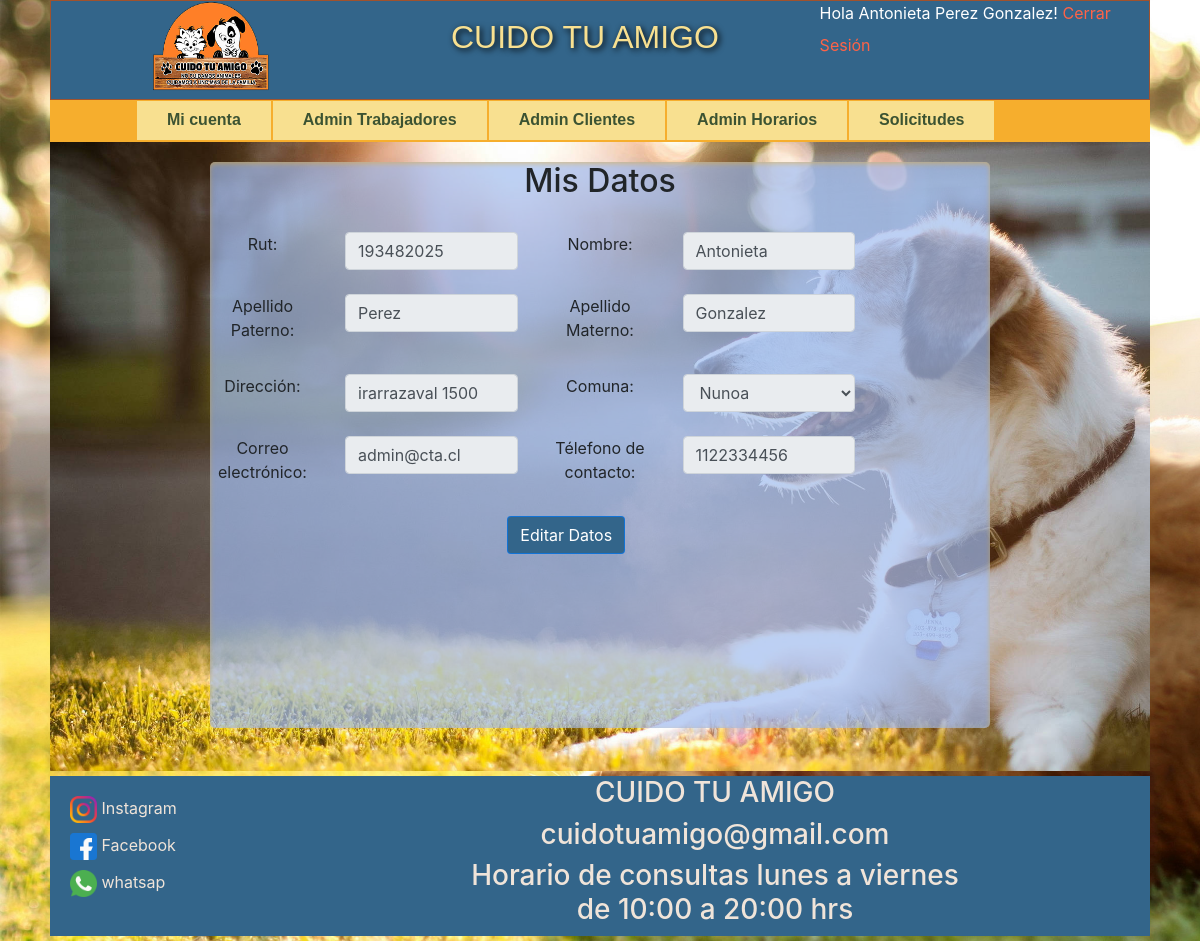
Page /vistas/privado/admin/mi_cuenta.php (signed in) on the committed database.
### tables this page shows
CREATE TABLE `persona` (
  `id_persona` int(11) NOT NULL AUTO_INCREMENT,
  `rut` varchar(50) DEFAULT NULL,
  `nombre` varchar(50) NOT NULL,
  `apellido_paterno` varchar(50) DEFAULT NULL,
  `apellido_materno` varchar(50) DEFAULT NULL,
  `direccion` varchar(50) DEFAULT NULL,
  `correo` varchar(50) DEFAULT NULL,
  `telefono` varchar(20) DEFAULT NULL,
  `id_comuna` int(11) DEFAULT NULL,
  PRIMARY KEY (`id_persona`)
);

### vistas/privado/admin/mi_cuenta.php (the view, shortened to what this page needs)
<!DOCTYPE html>
<?php
    include (DATA_PATH."conexiondb.php");
    include('../../comun/head.php');
    $disabled = "readonly";
    $query = "SELECT id_comuna, nombre_comuna FROM comuna ORDER BY nombre_comuna";
    $result = mysqli_query($conex,$query);
    if (isset($_SESSION['id_trabajador'])) {
        $idTrabajador = $_SESSION['id_trabajador'];
        $consulta = "select p.rut, p.nombre, p.apellido_paterno, p.apellido_materno, p.direccion, p.id_comuna, p.correo, p.telefono,
        tt.id_tipo_trabajador, tt.nombre_tipo_trab
        from cuidotuamigodb.trabajador t
        inner join cuidotuamigodb.persona p on p.id_persona = t.id_persona
        inner join cuidotuamigodb.tipo_trabajador tt on tt.id_tipo_trabajador = t.id_tipo_trabajador
        where t.id_trabajador =$idTrabajador";
        $resultado = mysqli_query($conex, $consulta);
        $reg = mysqli_fetch_array($resultado);
    }
?>
<body>
    <div id="contenedor">
        <?php
            include('../../comun/header.php');
        ?>
        <?php
            include('../../comun/menu_privado_admin.php');
        ?>
        <article class="box2">
            <div class="contenido">
                <h2> Mis Datos  </h2><br>
                    <form action="" method="POST">
                        <div class="row">
                            <div class="col-md-2"><label for="rut">Rut:</label></div>
                            <div class="col-md-3"><input type="text" id="rut" name="rut" class="form-control" value="<?= $reg['rut'] ?>"  <?php echo $disabled; ?> ></div>
                            <div class="col-md-2"><label for="nombre">Nombre:</label></div>
                            <div class="col-md-3"><input type="text" id="nombre" name="nombre" class="form-control" value="<?= $reg['nombre'] ?>"  <?php echo $disabled; ?>></div>
                        </div>
                        <br/>
                        <div class="row">
                            <div class="col-md-2"><label for="apellido_pat" >Apellido Paterno:</label></div>
                            <div class="col-md-3"><input type="text" id="apellido_pat" name="apellido_pat"  class="form-control" value="<?= $reg['apellido_paterno'] ?>"  <?php echo $disabled; ?>></div>
                            <div class="col-md-2"><label for="apellido_mat">Apellido Materno:</label></div>
                            <div class="col-md-3"><input type="text" id="apellido_mat" name="apellido_mat" class="form-control" value="<?= $reg['apellido_materno'] ?>"  <?php echo $disabled; ?>></div>
                        </div>
                        <br/>
                        <div class="row">
                            <div class="col-md-2"><label for="direccion">Dirección:</label></div>
                            <div class="col-md-3"><input type="text" id="direccion" name ="direccion" placeholder="Calle # Número" class="form-control" value="<?= $reg['direccion'] ?>"  <?php echo $disabled; ?>></div>
                            <div class="col-md-2"><label for="comuna">Comuna:</label></div>
                            <div class="col-md-3"><select name="comuna" class="form-control"  <?php echo $disabled; ?>>
                                <?php
                                while ($row = mysqli_fetch_array($result))
                                {
                                    $selected = "";
                                    if($row['id_comuna'] == $reg['id_comuna']){
                                        $selected = "selected='selected'";
                                    }
                                    echo "<option value=".$row['id_comuna']." $selected >".$row['nombre_comuna']."</option>";
                                }
                                ?>
                            </select></div>
                        </div>
                        <br/>
                        <div class="row">
                            <div class="col-md-2"><label for="correo">Correo electrónico:</label></div>
                            <div class="col-md-3"><input type="text" id="correo" name ="correo" placeholder="correo@gmail.com" class="form-control" value="<?= $reg['correo'] ?>" readonly ></div>
                            <div class="col-md-2"><label for="telefono">Télefono de contacto:</label></div>
                            <div class="col-md-3"><input type="text" id="telefono"  name ="telefono" placeholder="9 12345678" class="form-control" value="<?= $reg['telefono'] ?>"  <?php echo $disabled; ?>></div>
                        </div>
                        <br/>
                        <div class="row">
                            <div class="col-md-1"></div>
                            <div class="col-md-9"><input type="submit" name="edita_cuenta" value="Editar Datos" class="btn  btn_planes"><br><br></div>
                        </div>
                    </form>
            </div>
        </article>
        <?php
            include('../../comun/footer.php');
        ?>
    </div>
</body>
</html>

### estatico/css/index.css (style rules this page uses)
body { background-image: url(../images/body.jpg); background-repeat: no-repeat; background-size: cover; }
#contenedor { width: 1100px; margin: 0 auto; }

### estatico/css/hazte_cliente.css (style rules this page uses)
.box2 { height: 629px; width: 1100px; margin-top: 0px; margin-right: 10px; margin-left: 0px; float: left; background-image: url(../images/perrofondo2.jpg); background-repeat: no-repeat; background-size: cover; }
.contenido { background-color: rgba(160, 189, 241, 0.685) !important; margin: 0 auto; margin-top: 20px; padding: 0; width:780px; height: 566px; text-align: center; border-radius: 5px; box-shadow: inset 0 2px 5px rgba(240, 171, 24, 0.425); }
.btn_planes { color: #fff !important; background-color: #33658a !important; border-color: #007bffa4 !important; }

### rows in the picture
persona: rut "193482025", nombre "Antonieta", apellido_pat "Perez", apellido_mat "Gonzalez", direccion "irarrazaval 1500", correo "admin@cta.cl", telefono "1122334456"

### other values in the picture
$_SESSION['nombre'] "Antonieta"
$_SESSION['apellido_paterno'] "Perez"
$_SESSION['apellido_materno'] "Gonzalez"
form field comuna "Nunoa"
